Frame 1 (no input): blank canvas, image omitted
Frame 60 (no input): blank canvas, image omitted
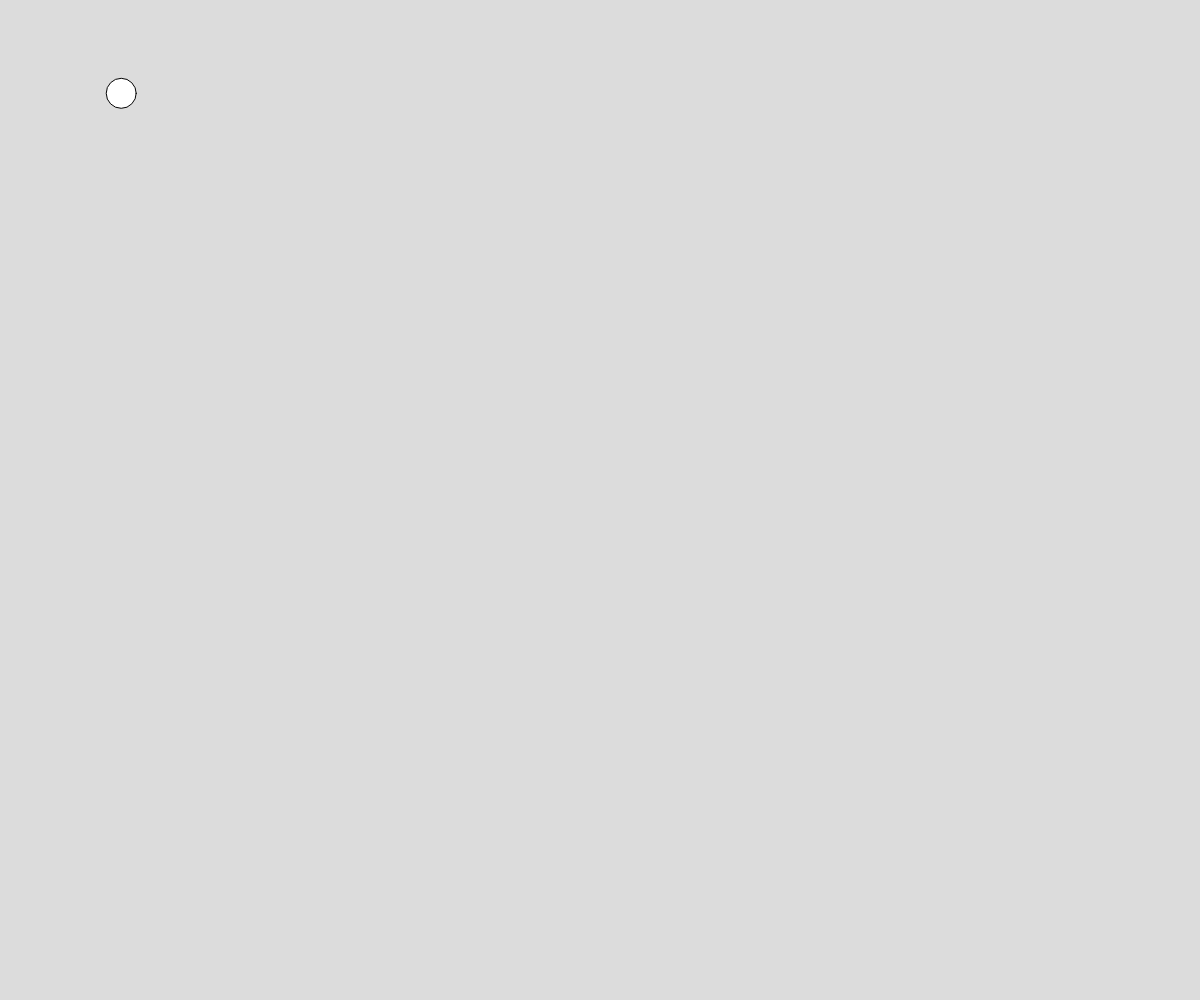
Frame 120 (the mouse pressed at the canvas centre since frame 60)

The p5.js sketch whose frames 1 and 60 were blank and that drew this single picture after the mouse press (run headless with seeded random() and noise() and a simulated clock; from frame 60 on, the mouse is pressed at the canvas centre):

// p5.js sketch
// ── sketch.js
// Project Title
// Your Name
// Date
//
// Extra for Experts:
// - describe what you did to take this project "above and beyond"

let ball;

function setup() {
  createCanvas(windowWidth, windowHeight);
  ball = new Mover(100, 100);
}

function draw() {
  background(220);
  ball.move();
  ball.drawMover();
}

class Mover {
  constructor(x, y) {
    this.x = x;
    this.y = y;
  }

  move() {
    this.x += random(-5, 5);
    this.y += random(-5, 5);
  }
  drawMover() {
    ellipse(this.x, this.y, 30);
  }
}
